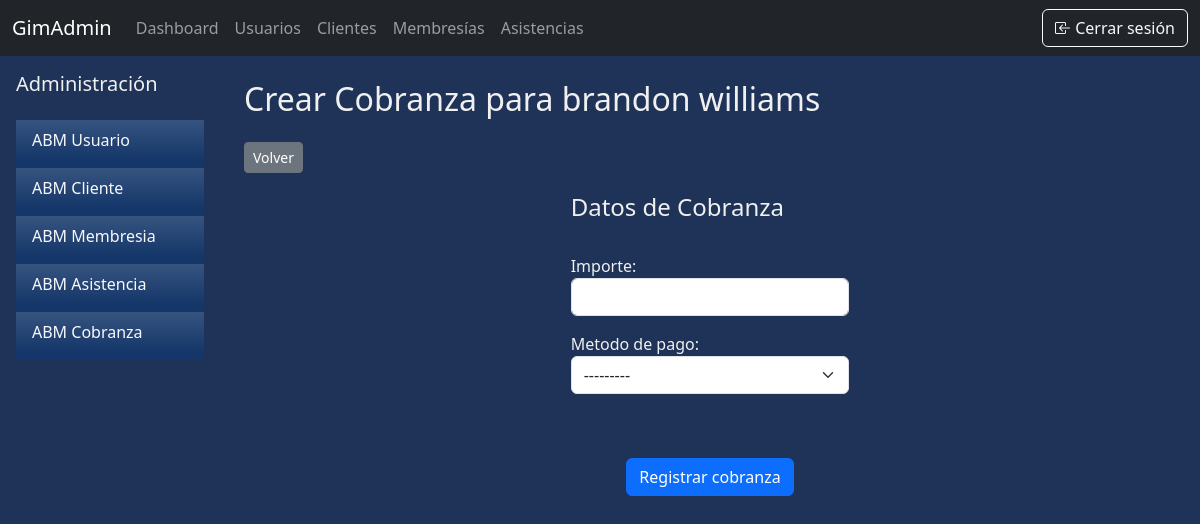
/abm/cobranza/nueva/2/ (signed in), run on the app's committed database.
### apps/abm/models.py (models this page shows, shortened)
class Membresia(models.Model):
    ESTADO_MEMBRESIA = [
        ('Activa', 'Activa'),
        ('Adeuda', 'Adeuda'),
        ('Baja'  , 'Baja'),
    ]
    cliente = models.OneToOneField(Cliente, on_delete=models.CASCADE, null=False, related_name='membresia_cliente')
    fecha_inicio = models.DateField(null=False)
    fecha_fin = models.DateField(null=False)
    estado = models.CharField(max_length=50, choices=ESTADO_MEMBRESIA)

class Cliente(models.Model):
    usuario = models.OneToOneField(UserProfile, on_delete=models.CASCADE, null=False, related_name='cliente_usuario')
    altura = models.IntegerField()
    peso = models.FloatField()
    objetivo = models.CharField(max_length=300, null=False, default="", blank=True)
    avatar = models.ImageField(upload_to='avatars/', null=True, blank=True, default='avatars/default.jpg')

class UserProfile(models.Model):
    user = models.OneToOneField(User, null=False, on_delete=models.CASCADE, related_name='user_usuario')
    dni = models.IntegerField(unique=True, null=False)
    telefono = models.CharField(max_length=50)
    domicilio = models.CharField(max_length=150)
    fecha_nac = models.DateField()
    first_login = models.BooleanField(default=True)

### apps/abm/views.py (the view)
# urls.py: path('cobranza/nueva/<int:membresia>/', views.crear_cobranza, name='cobranza_crear'),
@staff_member_required(login_url='/permisos_insuficientes/')
def crear_cobranza(request, membresia):
    m = get_object_or_404(Membresia, id=membresia)
    if request.method == 'POST':
        cobranza_Form = CobranzaForm(request.POST)
        if cobranza_Form.is_valid():
            c = cobranza_Form.save(commit=False)
            c.membresia = m
            c.save()
            return redirect('cobranza_listar')
        else:
            print(cobranza_Form.errors)
    else:
        cobranza_Form = CobranzaForm()
    contexto = {
        'user' : request.user,
        'cobranzaForm': cobranza_Form,
        'membresia': m
    }
    return render(request, 'crear_cobranza.html', contexto)

### apps/abm/forms.py
class CobranzaForm (forms.ModelForm):
    class Meta:
        model = Cobranza
        fields = ['importe','metodo_pago']
        widgets ={
            'importe': forms.NumberInput(attrs={'class':'form-control', 'step':'0.01'}),
            'metodo_pago': forms.Select(attrs={'class':'form-select'})
        }

### apps/abm/templates/crear_cobranza.html (shortened to what this page needs)
{% extends "base.html" %}
{% block content %}
<div class="d-flex">
    {% include 'sidebar.html' %}
    <div class="flex-grow-1 p-4">
        <h2 class="mb-4">{% if es_edicion %}Edit{% else %}Cre{% endif %}ar Cobranza para {{membresia.cliente.usuario.user.first_name}} {{membresia.cliente.usuario.user.last_name}}</h2>
        <a href="{% url 'cobranza_listar' %}">
            <button type="button" class="btn btn-sm btn-secondary mb-1">Volver</button>
        </a>
        <form method="post">
            <div class="mb-3 d-flex justify-content-around">
                <div class="model-form p-3 flex-column col-md-4">
                    <h4>Datos de Cobranza</h4>
                    <br>
                    <p>
                        <label for="importe">Importe:</label>
                        {{ cobranzaForm.importe }}
                    </p>
                    <p>
                        <label for="metodo_pago">Metodo de pago:</label>
                        {{ cobranzaForm.metodo_pago }}
                </div>
            </div>
            <div class="text-center p-3">
                <button type="submit" class="btn btn-primary">Registrar cobranza</button>
            </div>
        </form>
     </div>
</div>
{% endblock %}

### apps/core/templates/base.html (style rules this page uses)
body { background-color: #1E3357; color: #F0F0F0; }

### data on the page
Membresia: cliente.usuario.user.first_name "brandon", cliente.usuario.user.last_name "williams"
